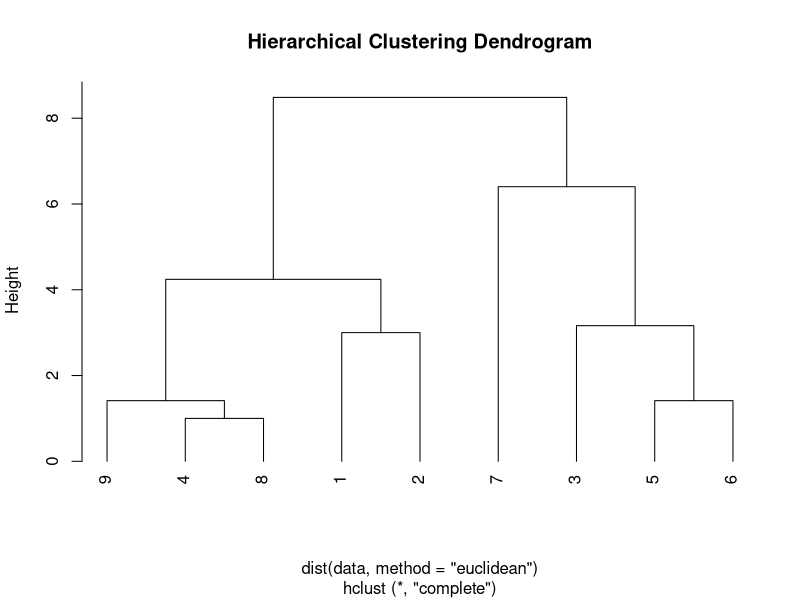
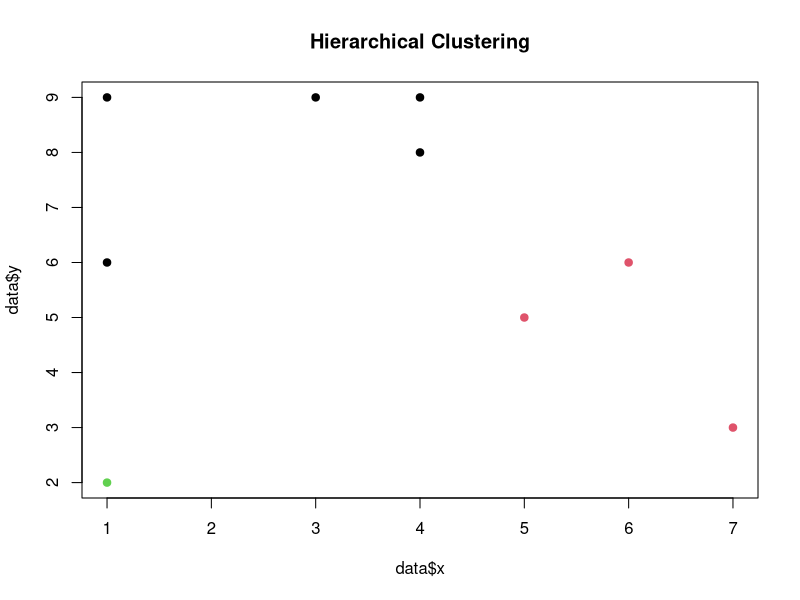

Reproduce these figures in R, in order.
library(cluster)

data <- data.frame(
    x = c(1, 1, 7, 4, 6, 5, 1, 4, 3),
    y = c(9, 6, 3, 8, 6, 5, 2, 9, 9)
)

# Linkage -  complete, average, single, centroid
# Distance - euclidean, manhattan, maximum, canberra, correlation, minkowski

hc_model <- hclust(dist(data, method = "euclidean"), method = "complete")

plot(hc_model, hang = -1, main = "Hierarchical Clustering Dendrogram")

cut_dendrogram <- cutree(hc_model, k = 3)

plot(data$x, data$y, col = cut_dendrogram, pch = 19, main = "Hierarchical Clustering")
